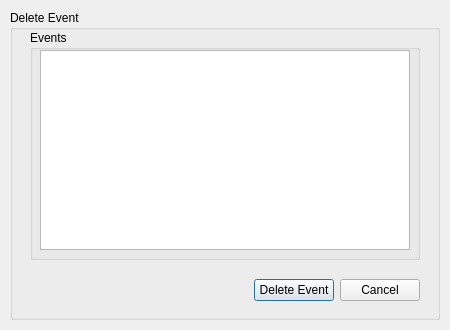
<?xml version="1.0" encoding="UTF-8"?>
<ui version="4.0">
 <class>EventsDeleteWindow</class>
 <widget class="QDialog" name="EventsDeleteWindow">
  <property name="geometry">
   <rect>
    <x>0</x>
    <y>0</y>
    <width>450</width>
    <height>330</height>
   </rect>
  </property>
  <property name="minimumSize">
   <size>
    <width>450</width>
    <height>330</height>
   </size>
  </property>
  <property name="maximumSize">
   <size>
    <width>450</width>
    <height>330</height>
   </size>
  </property>
  <property name="windowTitle">
   <string>Dialog</string>
  </property>
  <widget class="QGroupBox" name="EventDeleteBox">
   <property name="geometry">
    <rect>
     <x>10</x>
     <y>10</y>
     <width>430</width>
     <height>310</height>
    </rect>
   </property>
   <property name="title">
    <string>Delete Event</string>
   </property>
   <widget class="QWidget" name="horizontalLayoutWidget">
    <property name="geometry">
     <rect>
      <x>20</x>
      <y>260</y>
      <width>390</width>
      <height>40</height>
     </rect>
    </property>
    <layout class="QHBoxLayout" name="HorizontalLayout">
     <item>
      <spacer name="HorizontalSpacer">
       <property name="orientation">
        <enum>Qt::Horizontal</enum>
       </property>
       <property name="sizeHint" stdset="0">
        <size>
         <width>40</width>
         <height>20</height>
        </size>
       </property>
      </spacer>
     </item>
     <item>
      <widget class="QPushButton" name="EventDeleteButton">
       <property name="text">
        <string>Delete Event</string>
       </property>
      </widget>
     </item>
     <item>
      <widget class="QPushButton" name="CancelButton">
       <property name="text">
        <string>Cancel</string>
       </property>
      </widget>
     </item>
    </layout>
   </widget>
   <widget class="QGroupBox" name="EventsBox">
    <property name="geometry">
     <rect>
      <x>20</x>
      <y>20</y>
      <width>390</width>
      <height>230</height>
     </rect>
    </property>
    <property name="title">
     <string>Events</string>
    </property>
    <widget class="QTableView" name="EventsTableView">
     <property name="geometry">
      <rect>
       <x>10</x>
       <y>20</y>
       <width>370</width>
       <height>200</height>
      </rect>
     </property>
    </widget>
   </widget>
  </widget>
 </widget>
 <resources/>
 <connections/>
</ui>
